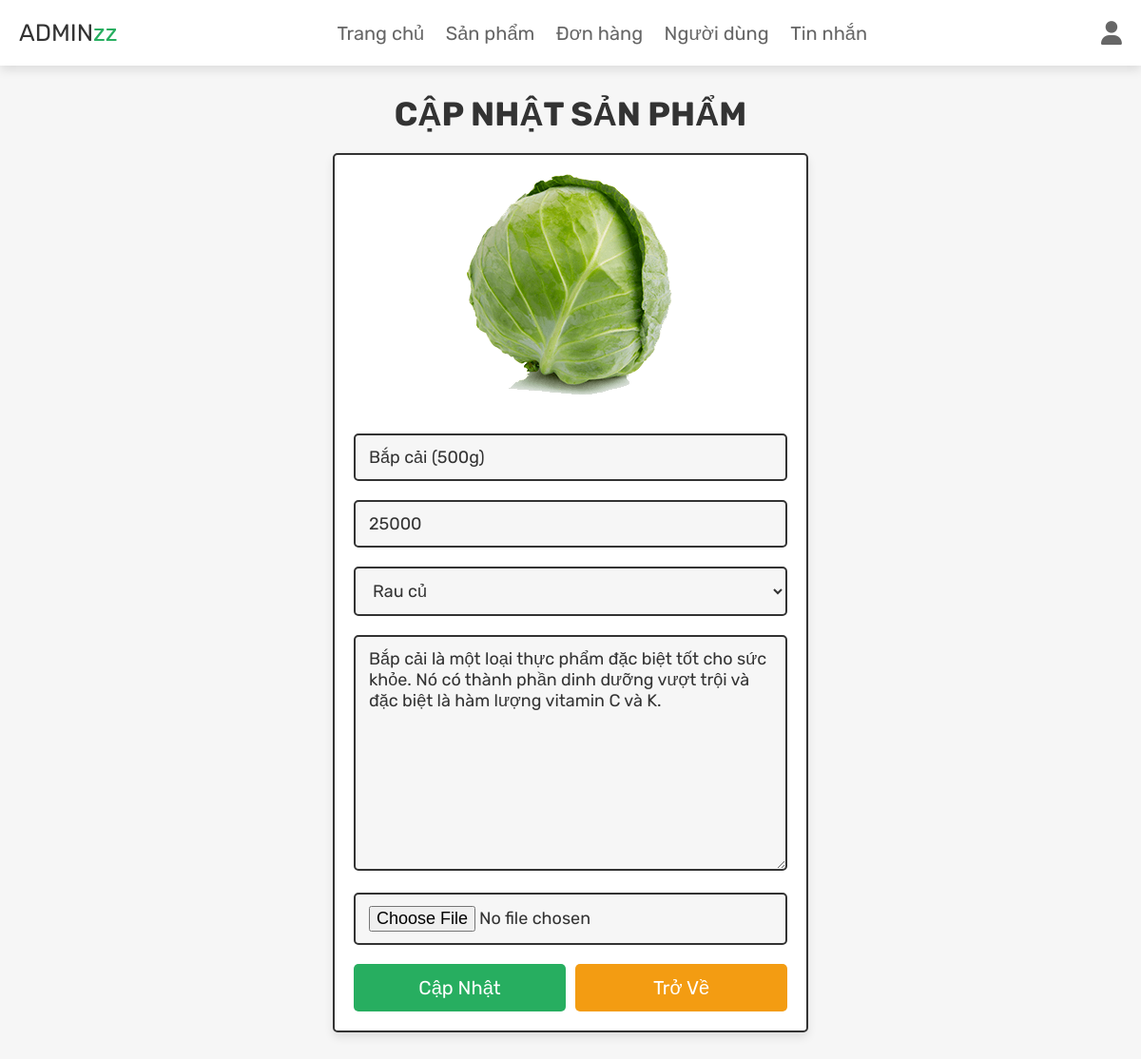
The app's page /myweb/admin_update_product.php?update=25 (signed in) with its own data.
### tables this page shows
CREATE TABLE `products` (
  `id` int(100) NOT NULL,
  `name` varchar(100) NOT NULL,
  `category` varchar(20) NOT NULL,
  `details` varchar(500) NOT NULL,
  `price` int(100) NOT NULL,
  `image` varchar(100) NOT NULL
);

### myweb/admin_update_product.php (the view, shortened to what this page needs)
<?php
@include 'config.php';
?>
<!DOCTYPE html>
<html lang="en">
<head>
   <link rel="stylesheet" href="https://cdnjs.cloudflare.com/ajax/libs/font-awesome/6.1.1/css/all.min.css">
   <link rel="stylesheet" href="css/admin_style.css">
</head>
<body>
<?php include 'admin_header.php'; ?>
<section class="update-product">
   <h1 class="title">Cập nhật sản phẩm</h1>
   <?php
      $update_id = $_GET['update'];
      $select_products = $conn->prepare("SELECT * FROM `products` WHERE id = ?");
      $select_products->execute([$update_id]);
      if($select_products->rowCount() > 0){
         while($fetch_products = $select_products->fetch(PDO::FETCH_ASSOC)){
   ?>
   <form action="" method="post" enctype="multipart/form-data">
      <img src="uploaded_img/<?= $fetch_products['image']; ?>" alt="">
      <input type="text" name="name" placeholder="Nhập tên" required class="box" value="<?= $fetch_products['name']; ?>">
      <input type="number" name="price" min="0" placeholder="Nhập giá" required class="box" value="<?= $fetch_products['price']; ?>">
      <select name="category" class="box" required>
         <option selected><?= $fetch_products['category']; ?></option>
      </select>
      <textarea name="details" required placeholder="Nhập mô tả" class="box" cols="30" rows="10"><?= $fetch_products['details']; ?></textarea>
      <input type="file" name="image" class="box" accept="image/jpg, image/jpeg, image/png">
      <div class="flex-btn">
         <input type="submit" class="btn" value="Cập nhật" name="update_product">
         <a href="admin_products.php" class="option-btn">Trở về</a>
      </div>
   </form>
   <?php
         }
      }else{
         echo '<p class="empty">Không tìm thấy sản phẩm nào :<</p>';
      }
   ?>
</section>
</body>
</html>

### myweb/css/admin_style.css (style rules this page uses)
.update-product form { max-width: 50rem; padding:2rem; margin:0 auto; text-align: center; border:var(--border); box-shadow: var(--box-shadow); background-color: var(--white); border-radius: .5rem; }
.update-product form img { height: 25rem; object-fit: cover; margin-bottom: 1rem; }
.update-product form .box { width: 100%; border:var(--border); background-color: var(--white); border-radius: .5rem; background-color: var(--light-bg); padding:1.2rem 1.4rem; font-size: 1.8rem; color:var(--black); margin:1rem 0; }

### myweb/css/components.css (style rules this page uses)
:root { --green:#27ae60; --orange:#f39c12; --red:#e74c3c; --black:#333; --light-color:#666; --white:#fff; --light-bg:#f6f6f6; --border:.2rem solid var(--black); --box-shadow:0 .5rem 1rem rgba(0,0,0,.1); }
* { font-family: 'Rubik', sans-serif; margin:0; padding:0; box-sizing: border-box; outline: none; border:none; text-decoration: none; color:var(--black); }
body { background-color: var(--light-bg); }
html { font-size: 62.5%; overflow-x: hidden; scroll-behavior: smooth; scroll-padding-top: 6.5rem; }
section { padding:3rem 2rem; max-width: 1200px; margin:0 auto; }
.btn, .delete-btn, .option-btn { display: block; width: 100%; margin-top: 1rem; border-radius: .5rem; color:var(--white); font-size: 2rem; padding:1.3rem 3rem; text-transform: capitalize; cursor: pointer; text-align: center; }
.btn { background-color: var(--green); }
.option-btn { background-color: var(--orange); }
.flex-btn { display: flex; flex-wrap: wrap; gap:1rem; }
.flex-btn > * { flex:1; }
.title { text-align: center; margin-bottom: 2rem; text-transform: uppercase; color:var(--black); font-size: 3.5rem; }

### records on screen
products: image (picture), name "Bắp cải (500g)", price "25000", category "Rau củ", details "Bắp cải là một loại thực phẩm đặc biệt tốt cho sức khỏe. Nó có thành phần dinh dưỡng vượt trội và đặc biệt là hàm lượng vitamin C và K."
